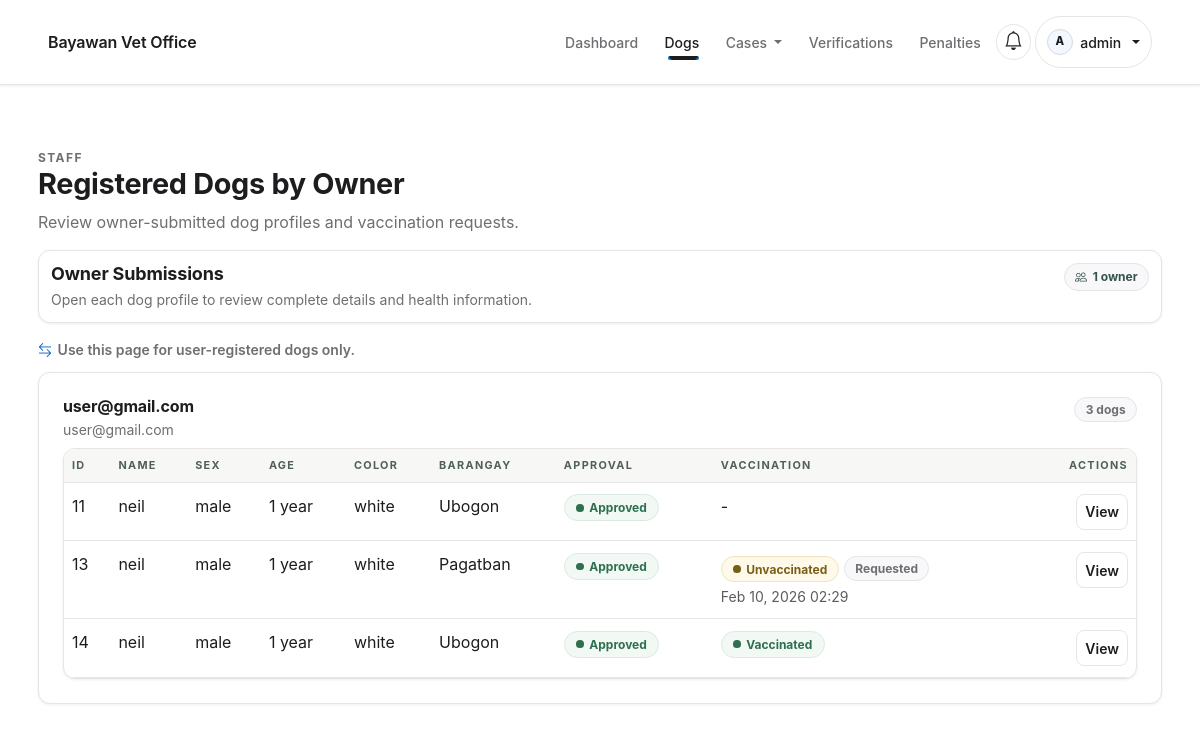
The app's page /staff/dogs/registered/ (signed in), older data.
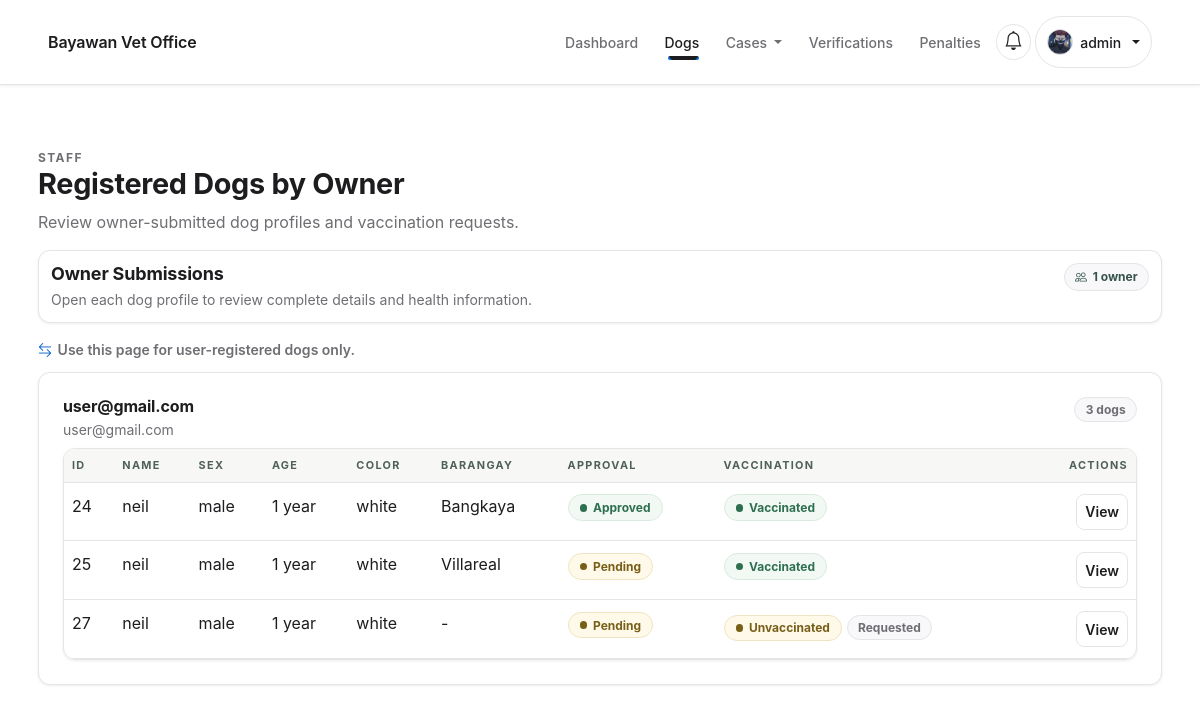
The same page, newer data.
### users/models.py (models this page shows, shortened)
class CustomUser(AbstractUser):
    class Roles(models.TextChoices):
        ADMIN = 'ADMIN', 'Admin'
        STAFF = 'STAFF', 'Staff'
        OWNER = 'OWNER', 'Regular User (Owner)'
    email = models.EmailField(unique=True)
    role = models.CharField(max_length=20, choices=Roles.choices, default=Roles.OWNER)
    email_verified = models.BooleanField(default=False)
    is_verified = models.BooleanField(default=False)
    legal_consent = models.BooleanField(default=False)
    legal_consented_at = models.DateTimeField(null=True, blank=True)

class UserProfile(models.Model):
    class Gender(models.TextChoices):
        MALE = 'MALE', 'Male'
        FEMALE = 'FEMALE', 'Female'
    class StatusBadge(models.TextChoices):
        GREEN = 'GREEN', 'Green'
        ORANGE = 'ORANGE', 'Orange'
        RED = 'RED', 'Red'
    user = models.OneToOneField(CustomUser, on_delete=models.CASCADE, related_name='profile')
    offense_count = models.PositiveIntegerField(default=0)
    status_badge = models.CharField(max_length=10, choices=StatusBadge.choices, default=StatusBadge.GREEN)
    full_name = models.CharField(max_length=150, blank=True)
    address = models.CharField(max_length=255, blank=True)
    age = models.PositiveIntegerField(null=True, blank=True)
    birthday = models.DateField(null=True, blank=True)
    gender = models.CharField(max_length=10, choices=Gender.choices, blank=True)
    profile_photo = models.ImageField(upload_to='profile_photos/', blank=True, null=True)

### dogs/models.py (models this page shows, shortened)
class Dog(TimeStampedModel):
    class VaccinationStatus(models.TextChoices):
        VACCINATED = 'VACCINATED', 'Vaccinated'
        UNVACCINATED = 'UNVACCINATED', 'Unvaccinated'
    class Status(models.TextChoices):
        IMPOUNDED = 'IMPOUNDED', 'Impounded'
        AVAILABLE = 'AVAILABLE', 'Available for Adoption'
        ADOPTED = 'ADOPTED', 'Adopted'
        RECLAIMED = 'RECLAIMED', 'Reclaimed'
        RELEASED = 'RELEASED', 'Released'
    class RegistrationApprovalStatus(models.TextChoices):
        PENDING = 'PENDING', 'Pending Review'
        APPROVED = 'APPROVED', 'Approved'
        REJECTED = 'REJECTED', 'Rejected'
    owner = models.ForeignKey(
        settings.AUTH_USER_MODEL,
        on_delete=models.SET_NULL,
        null=True,
        blank=True,
        related_name='dogs',
    )
    name = models.CharField(max_length=120, blank=True)
    status = models.CharField(max_length=20, choices=Status.choices, default=Status.IMPOUNDED)
    sex = models.CharField(max_length=10, blank=True)
    age_estimate = models.CharField(max_length=50, blank=True)
    color = models.CharField(max_length=80, blank=True)
    capture_datetime = models.DateTimeField(null=True, blank=True)
    surrender_datetime = models.DateTimeField(null=True, blank=True)
    barangay = models.CharField(max_length=120, blank=True)
    gps_coordinates = models.CharField(max_length=120, blank=True)
    kennel_slot = models.CharField(max_length=30, blank=True)
    photo = models.ImageField(upload_to='dogs/', blank=True)
    notes = models.TextField(blank=True)
    vaccination_status = models.CharField(
        max_length=20,
        choices=VaccinationStatus.choices,
        blank=True,
        default='',
    )
    vaccination_proof = models.FileField(upload_to='vaccination_proofs/', blank=True)
    vaccination_request = models.BooleanField(default=False)
    vaccination_schedule = models.DateTimeField(null=True, blank=True)
    registration_approval_status = models.CharField(
        max_length=20,
        choices=RegistrationApprovalStatus.choices,
        default=RegistrationApprovalStatus.APPROVED,
    )
    registration_reviewed_at = models.DateTimeField(null=True, blank=True)
    registration_reviewed_by = models.ForeignKey(
        settings.AUTH_USER_MODEL,
        on_delete=models.SET_NULL,
        null=True,
        blank=True,
        related_name='dog_registration_reviews',
    )

### dogs/staff_views.py (the view)
# urls.py: path('staff/dogs/registered/', staff_views.registered_by_owner, name='dogs_registered_by_owner'),
@login_required
@role_required('ADMIN', 'STAFF')
def registered_by_owner(request):
    dogs = (
        Dog.objects.select_related('owner')
        .filter(
            owner__isnull=False,
            capture_datetime__isnull=True,
            surrender_datetime__isnull=True,
        )
        .order_by('owner__username', 'name')
    )
    grouped = {}
    for dog in dogs:
        grouped.setdefault(dog.owner, []).append(dog)
    return render(request, 'dogs/registered_by_owner.html', {'grouped': grouped})

### templates/dogs/registered_by_owner.html (shortened to what this page needs)
{% extends 'base.html' %}
{% load static %}
{% block extra_css %}
  <link rel="stylesheet" href="{% static 'css/staff-admin-modern.css' %}" />
{% endblock %}
{% block content %}
  <section class="section-pad staff-admin-page">
    <div class="container staff-admin-wrap">
      {% include 'partials/page_header.html' with eyebrow="Staff" title="Registered Dogs by Owner" subtitle="Review owner-submitted dog profiles and vaccination requests." %}
      <div class="staff-admin-summary mb-3">
        <div>
          <h2 class="staff-admin-summary-title">Owner Submissions</h2>
          <p class="staff-admin-summary-text">Open each dog profile to review complete details and health information.</p>
        </div>
        <div class="staff-admin-chip-group">
          <span class="staff-admin-chip"><i class="bi bi-people"></i> {{ grouped|length }} owner{{ grouped|length|pluralize }}</span>
        </div>
      </div>
      <div class="staff-admin-toolbar">
        <div class="staff-admin-legend">
          <i class="bi bi-arrow-left-right"></i>
          <span>Use this page for user-registered dogs only.</span>
        </div>
      </div>
      {% if grouped %}
        {% for owner, dogs in grouped.items %}
          <article class="card-elevated staff-admin-owner-card mb-3">
            <div class="card-body p-3 p-md-4">
              <div class="staff-admin-owner-head">
                <div>
                  <h3 class="staff-admin-owner-title">{{ owner.username }}</h3>
                  <div class="staff-admin-owner-meta">{{ owner.email }}</div>
                </div>
                <span class="badge-soft">{{ dogs|length }} dog{{ dogs|length|pluralize }}</span>
              </div>
              <div class="staff-admin-table-card table-shell">
                <div class="table-responsive">
                  <table class="table table-mobile-stack">
                    <thead>
                      <tr>
                        <th>ID</th>
                        <th>Name</th>
                        <th>Sex</th>
                        <th>Age</th>
                        <th>Color</th>
                        <th>Barangay</th>
                        <th>Approval</th>
                        <th>Vaccination</th>
                        <th class="text-end">Actions</th>
                      </tr>
                    </thead>
                    <tbody>
                      {% for dog in dogs %}
                        <tr>
                          <td data-label="ID">{{ dog.id }}</td>
                          <td data-label="Name">{{ dog.name|default:"Unnamed" }}</td>
                          <td data-label="Sex">{{ dog.sex|default:"-" }}</td>
                          <td data-label="Age">{{ dog.age_estimate|default:"-" }}</td>
                          <td data-label="Color">{{ dog.color|default:"-" }}</td>
                          <td data-label="Barangay">{{ dog.barangay|default:"-" }}</td>
                          <td data-label="Approval">
                            {% if dog.registration_approval_status == 'APPROVED' %}
                              <span class="status-pill status-pill--success">Approved</span>
                            {% elif dog.registration_approval_status == 'REJECTED' %}
                              <span class="status-pill status-pill--danger">Rejected</span>
                            {% else %}
                              <span class="status-pill status-pill--warning">Pending</span>
                            {% endif %}
                          </td>
                          <td data-label="Vaccination">
                            {% if dog.vaccination_status %}
                              {% if dog.vaccination_status == 'VACCINATED' %}
                                <span class="status-pill status-pill--success">Vaccinated</span>
                              {% else %}
                                <span class="status-pill status-pill--warning">Unvaccinated</span>
                              {% endif %}
                              {% if dog.vaccination_status == 'UNVACCINATED' and dog.vaccination_request %}
                                <span class="badge-soft mt-1">Requested</span>
                              {% endif %}
                              {% if dog.vaccination_schedule %}
                                <div class="small text-muted mt-1">{{ dog.vaccination_schedule|date:"M d, Y H:i" }}</div>
                              {% endif %}
                            {% else %}
                              -
                            {% endif %}
                          </td>
                          <td data-label="Actions" class="text-end">
                            <a class="btn btn-sm btn-outline-secondary" href="{% url 'dogs_registered_detail' dog.pk %}">
                              View
                            </a>
                          </td>
                        </tr>
                      {% endfor %}
                    </tbody>
                  </table>
                </div>
              </div>
            </div>
          </article>
        {% endfor %}
      {% else %}
        {% include 'partials/empty_state.html' with title="No registered dogs found." message="Registered dogs will appear once owners submit them." %}
      {% endif %}
    </div>
  </section>
{% endblock %}

### templates/base.html (shortened to what this page needs)
{% load static %}
<!doctype html>
<html lang="en">
  <head>
    <link
      href="https://cdn.jsdelivr.net/npm/bootstrap@5.3.2/dist/css/bootstrap.min.css"
      rel="stylesheet"
    />
    <link
      rel="stylesheet"
      href="https://cdn.jsdelivr.net/npm/bootstrap-icons@1.11.3/font/bootstrap-icons.css"
    />
    <link rel="stylesheet" href="{% static 'css/theme.css' %}" />
    <link rel="stylesheet" href="{% static 'css/components.css' %}" />
    <link rel="stylesheet" href="{% static 'css/layout.css' %}" />
    <link rel="stylesheet" href="{% static 'css/utilities.css' %}" />
    <link rel="stylesheet" href="{% static 'css/app-pages.css' %}" />
    <link rel="stylesheet" href="{% static 'css/app-modules.css' %}" />
    {% block extra_css %}{% endblock %}
  </head>
  <body class="app-shell">
    <nav class="navbar navbar-expand-lg navbar-light bg-white border-bottom sticky-top">
      <div class="container">
        <a class="navbar-brand fw-semibold site-navbar-title" href="{% url 'home' %}">
          Bayawan Vet Office
        </a>
        <div class="collapse navbar-collapse" id="navMain">
          <ul class="navbar-nav ms-auto align-items-lg-center gap-lg-1">
            {% if request.user.is_authenticated %}
              <li class="nav-item">
                {% if request.user.role == 'ADMIN' or request.user.role == 'STAFF' %}
                  <a class="nav-link" href="{% url 'analytics_dashboard' %}">Dashboard</a>
                {% else %}
                  <a class="nav-link" href="{% url 'dashboard' %}">Dashboard</a>
                {% endif %}
              </li>
              {% if request.user.role == 'ADMIN' or request.user.role == 'STAFF' %}
                <li class="nav-item dropdown">
                  <a
                    class="nav-link dropdown-toggle"
                    href="#"
                    id="manageDogDropdown"
                    role="button"
                    data-bs-toggle="dropdown"
                    aria-expanded="false"
                  >
                    Dogs
                  </a>
                </li>
                <li class="nav-item dropdown">
                  <a
                    class="nav-link dropdown-toggle"
                    href="#"
                    id="staffCasesDropdown"
                    role="button"
                    data-bs-toggle="dropdown"
                    aria-expanded="false"
                  >
                    Cases
                  </a>
                </li>
                <li class="nav-item">
                  <a class="nav-link" href="{% url 'admin_user_management' %}">Verifications</a>
                </li>
                <li class="nav-item">
                  <a class="nav-link" href="{% url 'penalties_checklist' %}">Penalties</a>
                </li>
              {% else %}
                <li class="nav-item">
                  <a class="nav-link" href="{% url 'adoption_my_requests' %}">My Requests</a>
                </li>
              {% endif %}
            {% endif %}
            {% if request.user.is_authenticated %}
              <li class="nav-item dropdown">
                <a
                  class="nav-link dropdown-toggle notification-toggle {% if unread_notifications %}has-unread{% endif %}"
                  href="#"
                  id="notificationsDropdown"
                  role="button"
                  data-bs-toggle="dropdown"
                  aria-expanded="false"
                  aria-label="Open notifications"
                >
                  <i class="bi bi-bell"></i>
                </a>
              </li>
              <li class="nav-item dropdown">
                <a
                  class="nav-link dropdown-toggle navbar-profile-toggle"
                  href="#"
                  id="profileDropdown"
                  role="button"
                  data-bs-toggle="dropdown"
                  aria-expanded="false"
                >
                  <span class="navbar-profile-avatar" aria-hidden="true">
                    {% if request.user.profile.profile_photo %}
                      <img
                        src="{{ request.user.profile.profile_photo.url }}"
                        alt=""
                        class="navbar-profile-avatar-img"
                      />
                    {% else %}
                      <span class="navbar-profile-avatar-fallback">{{ request.user.username|first|upper }}</span>
                    {% endif %}
                  </span>
                  <span class="navbar-profile-name">{{ request.user.username }}</span>
                </a>
              </li>
            {% endif %}
          </ul>
        </div>
      </div>
    </nav>
    <main id="main-content" class="main-content">
      {% block content %}{% endblock %}
    </main>
  </body>
</html>

### templates/partials/page_header.html (shortened to what this page needs)
<div class="page-header">
  <div>
    {% if eyebrow %}<div class="page-header-eyebrow">{{ eyebrow }}</div>{% endif %}
    <h1 class="page-header-title">{{ title }}</h1>
    {% if subtitle %}<p class="page-header-subtitle">{{ subtitle }}</p>{% endif %}
  </div>
</div>

Row changes from the older to the newer data that the page shows:
removed Dog: id "11", name "neil", sex "male", age_estimate "1 year", color "white", barangay "Ubogon", registration_approval_status "Approved", shown under CustomUser "user@gmail.com"
removed Dog: id "13", name "neil", sex "male", age_estimate "1 year", color "white", barangay "Pagatban", registration_approval_status "Approved", vaccination_status "Unvaccinated", vaccination_schedule "Feb 10, 2026 02:29", shown under CustomUser "user@gmail.com"
removed Dog: id "14", name "neil", sex "male", age_estimate "1 year", color "white", barangay "Ubogon", registration_approval_status "Approved", vaccination_status "Vaccinated", shown under CustomUser "user@gmail.com"
changed CustomUser "admin": user.profile.profile_photo: picture added; user.username|first "A" → (not shown)
added Dog: id "24", name "neil", sex "male", age_estimate "1 year", color "white", barangay "Bangkaya", registration_approval_status "Approved", vaccination_status "Vaccinated", shown under CustomUser "user@gmail.com"
added Dog: id "25", name "neil", sex "male", age_estimate "1 year", color "white", barangay "Villareal", registration_approval_status "Pending", vaccination_status "Vaccinated", shown under CustomUser "user@gmail.com"
added Dog: id "27", name "neil", sex "male", age_estimate "1 year", color "white", barangay "-", registration_approval_status "Pending", vaccination_status "Unvaccinated", shown under CustomUser "user@gmail.com"
